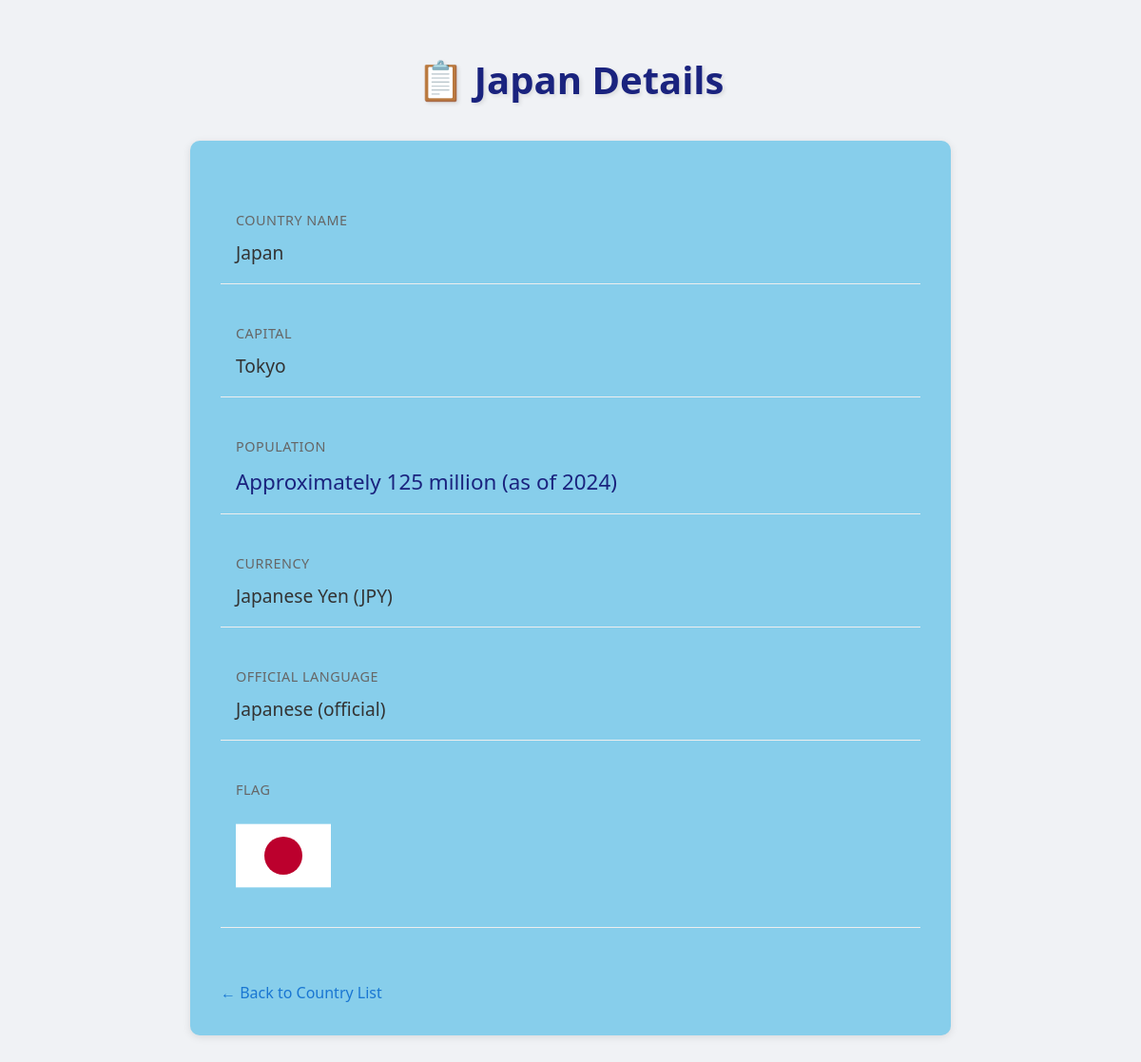
Page /Japan on the committed database.
### country_capital_app/models.py (models this page shows, shortened)
class Country(models.Model):
    name = models.CharField(max_length=100)
    capital = models.CharField(max_length=100)
    population = models.CharField(max_length=100)
    currency = models.CharField(max_length=100)
    language = models.CharField(max_length=100)

### country_capital_app/views.py (the view)
# urls.py: path('<str:country>', views.detail, name='detail'),
def detail(request, country):
    choosen_country = Country.objects.get(name=country)
    if choosen_country:
        return render(request, 'country_capital_app/details.html', {
            'country': choosen_country.name,
            'capital': choosen_country.capital,
            'currency': choosen_country.currency,
            'population': choosen_country.population,
            'language': choosen_country.language,
        })
    else:
        return HttpResponse('<h2>Country not found</h2>')

### country_capital_app/templates/country_capital_app/details.html (shortened to what this page needs)
{% extends "country_capital_app/base.html" %}
{% load static %}
{% block mystyle %}
<link rel="stylesheet" href="{% static 'country_capital_app/css/detail.css' %}">
{% endblock mystyle %}
{% block mybody %}
<div class="container">
    <h1>📋 {{ country|capfirst }} Details</h1>
    <div class="details-card">
        <div class="detail-item">
            <div class="detail-label">Country Name</div>
            <div class="detail-value">{{ country|capfirst }}</div>
        </div>
        <div class="detail-item">
            <div class="detail-label">Capital</div>
            <div class="detail-value">{{ capital|capfirst }}</div>
        </div>
        <div class="detail-item">
            <div class="detail-label">Population</div>
            <div class="detail-value population">{{ population }}</div>
        </div>
        <div class="detail-item">
            <div class="detail-label">Currency</div>
            <div class="detail-value">{{ currency|capfirst }}</div>
        </div>
        <div class="detail-item">
            <div class="detail-label">Official Language</div>
            <div class="detail-value">{{ language|capfirst }}</div>
        </div>
        <div class="detail-item">
            <div class="detail-label">Flag</div>
            <div class="detail-value"><img src="{% static 'country_capital_app/images/' %}{{ country|lower }}.svg" alt="{{ country|capfirst }} flag" height="100" width="100">
            </div>
    </div>
    <a href="{% url 'home' %}" class="back-link">← Back to Country List</a>
</div>
{% endblock mybody %}

### country_capital_app/static/country_capital_app/css/detail.css (style rules this page uses)
* { margin: 0; padding: 0; box-sizing: border-box; font-family: 'Segoe UI', Tahoma, Geneva, Verdana, sans-serif; }
body { background-color: #f0f2f5; line-height: 1.6; padding: 20px; }
.container { max-width: 800px; margin: 0 auto; }
h1 { text-align: center; color: #1a237e; margin: 2rem 0; font-size: 2.5rem; text-shadow: 2px 2px 4px rgba(0,0,0,0.1); }
.details-card { background: skyblue; border-radius: 10px; padding: 2rem; margin: 20px 0; box-shadow: 0 2px 8px rgba(0,0,0,0.1); }
.detail-item { margin: 1.5rem 0; padding: 1rem; border-bottom: 1px solid #eee; }
.detail-label { color: #666; text-transform: uppercase; font-size: 0.9rem; letter-spacing: 0.5px; }
.detail-value { color: #333; font-size: 1.2rem; margin-top: 0.5rem; font-weight: 500; }
.population { color: #1a237e; font-size: 1.4rem; }
.back-link { display: inline-block; margin-top: 2rem; text-decoration: none; color: #1976d2; font-weight: 500; transition: color 0.3s ease; }

### rows in the picture
Country: name "Japan", capital "Tokyo", population "Approximately 125 million (as of 2024)", currency "Japanese Yen (JPY)", language "Japanese (official)"
